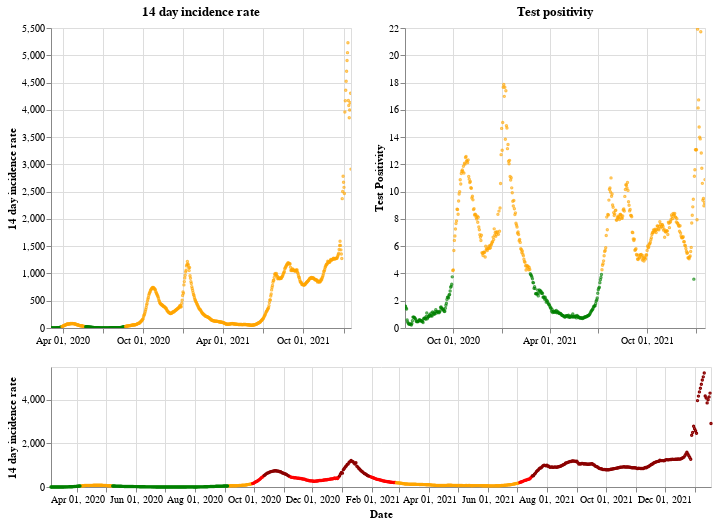

The code cell stored with this chart in its notebook:
### Markdown cell above
## Northern Ireland

### Code cell
plot_traffic_light('Northern Ireland')

### Figure 1 — Vega-Lite specification as saved in the notebook (floating-point values rounded to 4 significant figures; data arrays with more than 128 entries replaced by an {"elided": "..."} marker saying what was removed)
{"config": {"view": {"continuousWidth": 400, "continuousHeight": 300}}, "vconcat": [{"hconcat": [{"mark": {"type": "point", "size": 2}, "encoding": {"color": {"condition": {"value": "green", "test": "(datum.twoWeeklyCasesRate <= 25)"}, "value": "orange"}, "tooltip": [{"type": "nominal", "field": "areaName"}, {"type": "temporal", "field": "date"}, {"type": "quantitative", "field": "twoWeeklyCasesRate"}, {"type": "quantitative", "field": "testPositivity"}], "x": {"type": "temporal", "axis": {"title": ""}, "field": "date", "scale": {"domain": {"selection": "DateBrush"}}, "timeUnit": "yearmonthdate"}, "y": {"type": "quantitative", "axis": {"title": "14 day incidence rate"}, "field": "twoWeeklyCasesRate"}}, "title": "14 day incidence rate", "width": 300}, {"mark": {"type": "point", "size": 2}, "encoding": {"color": {"condition": {"value": "green", "test": "(datum.testPositivity <= 4)"}, "value": "orange"}, "tooltip": [{"type": "nominal", "field": "areaName"}, {"type": "temporal", "field": "date"}, {"type": "quantitative", "field": "twoWeeklyCasesRate"}, {"type": "quantitative", "field": "testPositivity"}], "x": {"type": "temporal", "axis": {"title": ""}, "field": "date", "scale": {"domain": {"selection": "DateBrush"}}, "timeUnit": "yearmonthdate"}, "y": {"type": "quantitative", "axis": {"title": "Test Positivity"}, "field": "testPositivity"}}, "title": "Test positivity", "width": 300}]}, {"layer": [{"mark": {"type": "point", "size": 2}, "encoding": {"color": {"condition": {"value": "orange", "test": "(((datum.testPositivity < 4) && (datum.twoWeeklyCasesRate >= 50)) && (datum.twoWeeklyCasesRate < 200))"}, "value": "red"}, "opacity": {"condition": {"value": 1, "test": "((datum.twoWeeklyCasesRate >= 50) && (datum.twoWeeklyCasesRate < 500))"}, "value": 0}, "tooltip": [{"type": "nominal", "field": "areaName"}, {"type": "temporal", "field": "date"}, {"type": "quantitative", "field": "twoWeeklyCasesRate"}, {"type": "quantitative", "field": "testPositivity"}], "x": {"type": "temporal", "axis": {"title": "Date"}, "field": "date", "timeUnit": "yearmonthdate"}, "y": {"type": "quantitative", "axis": {"title": "14 day incidence rate"}, "field": "twoWeeklyCasesRate"}}, "selection": {"DateBrush": {"type": "interval", "encodings": ["x"], "fields": ["Time"]}}}, {"mark": {"type": "point", "size": 2}, "encoding": {"color": {"value": "darkred"}, "opacity": {"condition": {"value": 1, "test": "(datum.twoWeeklyCasesRate >= 500)"}, "value": 0}, "tooltip": [{"type": "nominal", "field": "areaName"}, {"type": "temporal", "field": "date"}, {"type": "quantitative", "field": "twoWeeklyCasesRate"}, {"type": "quantitative", "field": "testPositivity"}], "x": {"type": "temporal", "axis": {"title": "Date"}, "field": "date", "timeUnit": "yearmonthdate"}, "y": {"type": "quantitative", "axis": {"title": "14 day incidence rate"}, "field": "twoWeeklyCasesRate"}}}, {"mark": {"type": "point", "size": 2}, "encoding": {"color": {"condition": {"value": "green", "test": "((datum.testPositivity < 4) && (datum.twoWeeklyCasesRate < 50))"}, "value": "orange"}, "opacity": {"condition": {"value": 1, "test": "(datum.twoWeeklyCasesRate < 50)"}, "value": 0}, "tooltip": [{"type": "nominal", "field": "areaName"}, {"type": "temporal", "field": "date"}, {"type": "quantitative", "field": "twoWeeklyCasesRate"}, {"type": "quantitative", "field": "testPositivity"}], "x": {"type": "temporal", "axis": {"title": "Date"}, "field": "date", "timeUnit": "yearmonthdate"}, "y": {"type": "quantitative", "axis": {"title": "14 day incidence rate"}, "field": "twoWeeklyCasesRate"}}}], "height": 120, "width": 660}], "data": {"name": "data-d58a475beda3bbbae1a6adb7dee96c33"}, "$schema": "https://vega.github.io/schema/vega-lite/v4.8.1.json", "datasets": {"data-d58a475beda3bbbae1a6adb7dee96c33": {"elided": "685 records"}}}
